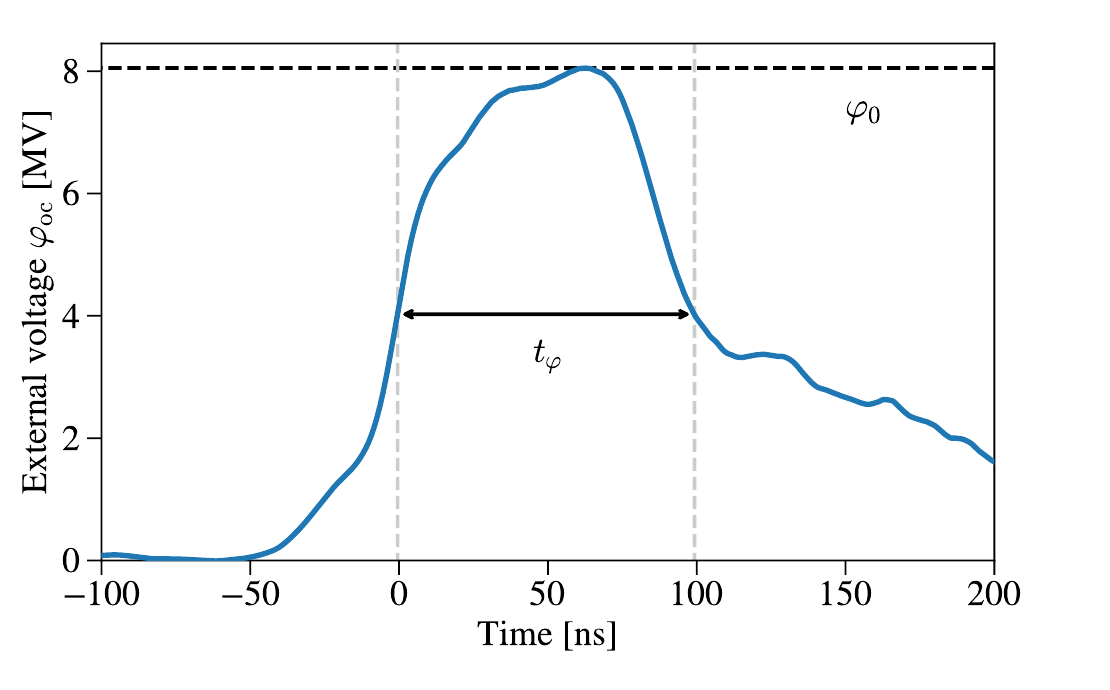
#> input picture tst/test_suite/verification/ground_truth/digitization_review/figures/ruiz_fig2_voltage_trace.png, 1110 x 690 px
$ python digitize_b6_voltage.py
#> lines starting #> are read from the running program, lines starting #| are printed output that depends on the picture; after the words box and inside, x2 and y2 are one past the last pixel; in counts of white or black regions, pixels touching at a corner belong together
#!/usr/bin/env python3
"""Digitize the Ruiz 2023 II Fig. 2 open-circuit voltage trace (issue #241).

Reads figures/ruiz_fig2_voltage_trace.png (300-dpi crop of arXiv:2209.14911v2
p. 2, Fig. 2), auto-calibrates axes from the plot frame + y ticks, extracts the
blue phi_oc(t) curve per column, resamples to a 5-ns grid, and writes
extracted/b6_voltage_trace.json plus an overlay plot for human QC (ADR-0008).

Calibration: left/right spines = -100 / 200 ns; bottom spine (0-tick) = 0 MV;
topmost y tick = 8 MV (y axis is linear with ticks 0,2,4,6,8).
"""
import json
import os

import numpy as np
from PIL import Image
import matplotlib
matplotlib.use("Agg")
import matplotlib.pyplot as plt

FIGDIR = os.environ.get("FIGDIR", "figures")
OUT = os.environ.get("OUT", "extracted")
os.makedirs(OUT, exist_ok=True)

img = np.asarray(
    Image.open(os.path.join(FIGDIR, "ruiz_fig2_voltage_trace.png")).convert("RGB")
).astype(int)
H, W, _ = img.shape
#> H = 690; W = 1110
dark = img.sum(axis=2) < 3 * 110
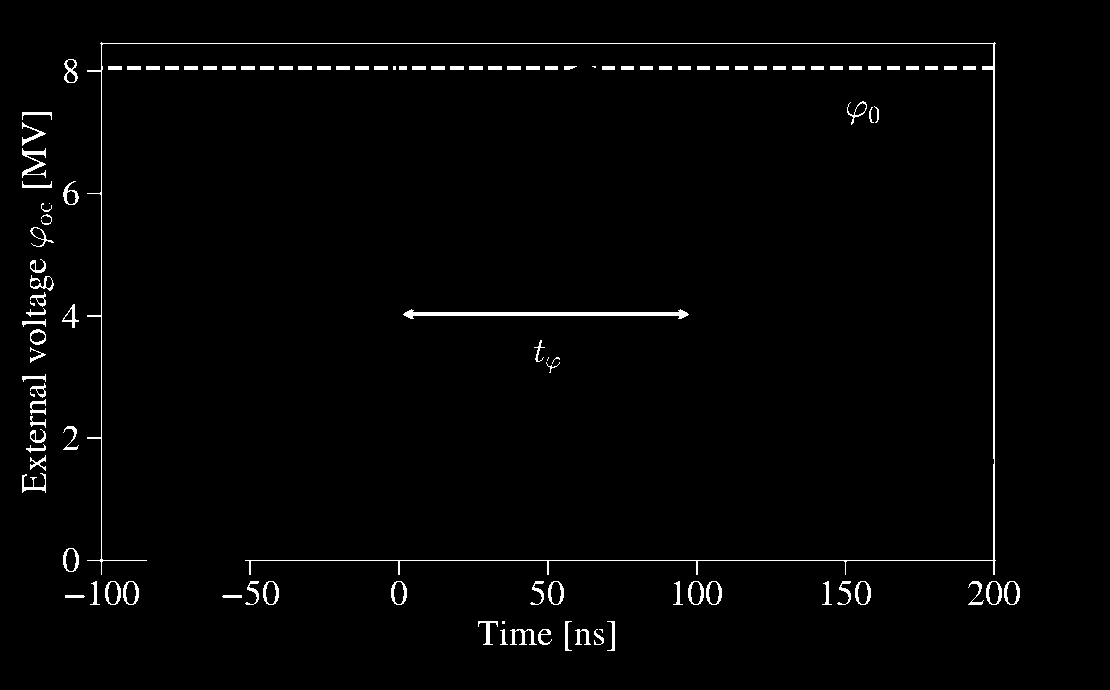
#> dark: shape (690, 1110) bool; 1.8% white; 115 white regions (9 under 20 px), largest, box (x1, y1, x2, y2) and area: (87, 42, 996, 575) 3575, (403, 309, 689, 319) 1192, (22, 148, 46, 178) 265

# --- frame detection: long dark lines -----------------------------------------
col_frac = dark.mean(axis=0)          # fraction of dark pixels per column
#> col_frac = 1110 values, max 0.775 at index 994, min 0 at index 0, mean 0.0175
row_frac = dark.mean(axis=1)
#> row_frac = 690 values, max 0.807 at index 43, min 0 at index 0, mean 0.0175
vlines = np.where(col_frac > 0.5)[0]  # spines span most of the height
#> vlines = [101, 993, 994]
hlines = np.where(row_frac > 0.5)[0]
#> hlines = [43, 66, 67, 68, 69, 560]
x_left, x_right = vlines.min(), vlines.max()
#> x_left = 101; x_right = 994
y_top, y_bottom = hlines.min(), hlines.max()
#> y_top = 43; y_bottom = 560
print(f"frame: x [{x_left},{x_right}]  y [{y_top},{y_bottom}]")
#| frame: x [101,994]  y [43,560]

# --- y ticks: short dark segments just left of the left spine ------------------
tick_band = dark[:, max(0, x_left - 12):x_left - 2]
tick_rows = np.where(tick_band.mean(axis=1) > 0.5)[0]
#> tick_rows = [70, 71, 193, 315, 316, 437, 438, 560, 583, 604]
tick_rows = tick_rows[tick_rows <= y_bottom + 3]   # x-label glyphs sit below the frame
#> tick_rows = [70, 71, 193, 315, 316, 437, 438, 560]
# cluster consecutive rows into tick centres
ticks = []
if len(tick_rows):
    start = prev = tick_rows[0]
#> start = 70; prev = 70
    for r in tick_rows[1:]:
        if r > prev + 2:
            ticks.append(0.5 * (start + prev))
            start = r
        prev = r
#> this loop made 7 passes
#> (r, start, prev) on passes 2, 3, 5, 7: (193, 193, 193), (315, 315, 315), (437, 437, 437), (560, 560, 560)
#> (r, prev) on passes 1, 4, 6: (71, 71), (316, 316), (438, 438)
#> after the loop, ticks = [70.5, 193, 315.5, 437.5]
    ticks.append(0.5 * (start + prev))
print("y tick rows:", [round(t, 1) for t in ticks])
#| y tick rows: [70.5, 193.0, 315.5, 437.5, 560.0]
py_v8 = min(ticks)          # topmost tick = 8 MV
#> py_v8 = 70.5
py_v0 = max(ticks)          # bottom tick = 0 MV (coincides with bottom spine)
#> py_v0 = 560


def x_ns(px):
    return -100.0 + (px - x_left) * 300.0 / (x_right - x_left)


def y_mv(py):
    return 8.0 * (py_v0 - py) / (py_v0 - py_v8)


# --- blue curve extraction (tab:blue ~ (31,119,180)) ---------------------------
d_blue = np.abs(img - np.array([31, 119, 180])).sum(axis=2)
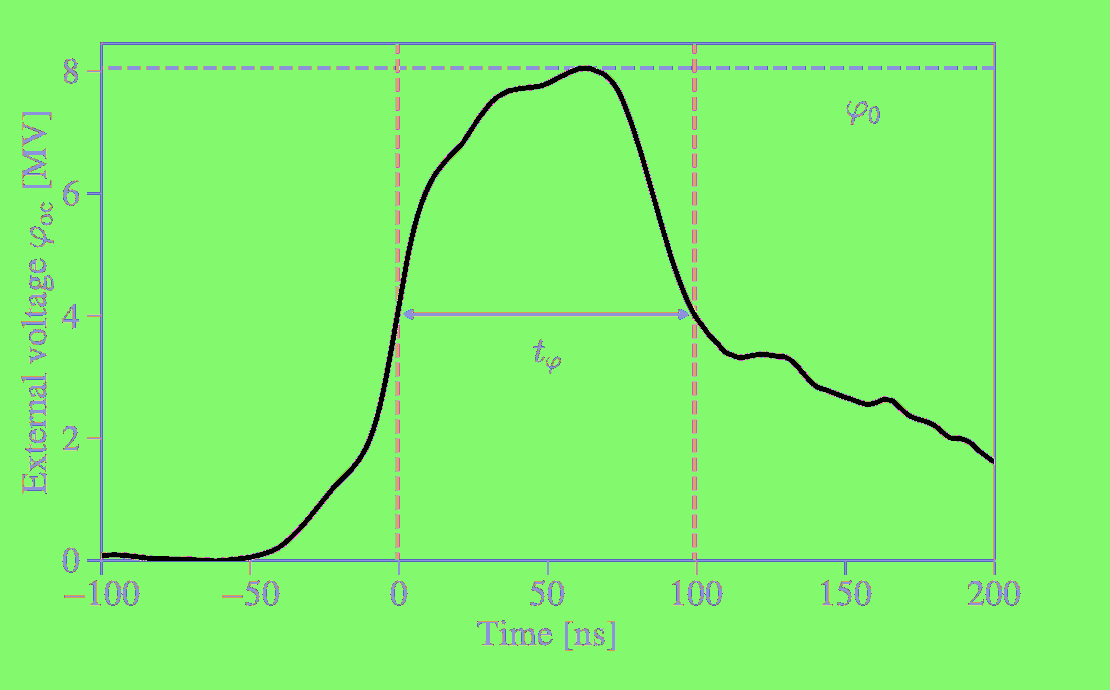
#> d_blue: shape (690, 1110) int64; 107 distinct labels, from 0 to 435; one colour per label, 0 black
blue = d_blue < 120
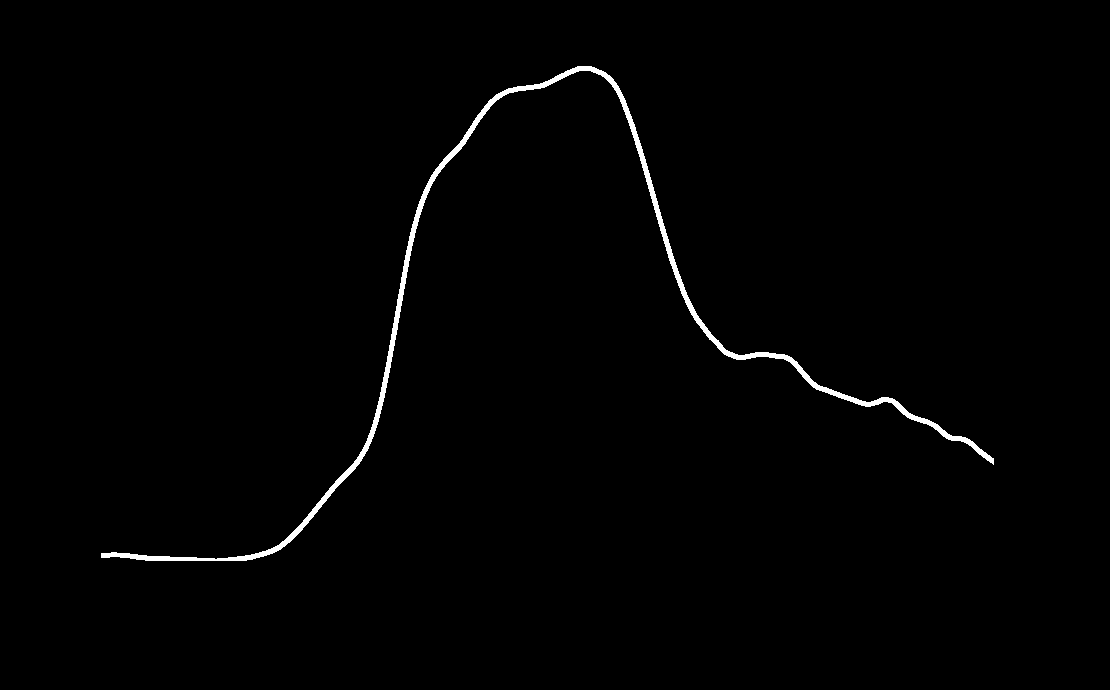
#> blue: shape (690, 1110) bool; 0.95% white; 1 white region, box (x1, y1, x2, y2) and area: (101, 66, 994, 561) 7266
blue[:y_top + 2, :] = False
blue[y_bottom - 1:, :] = False
#> blue: shape (690, 1110) bool; 0.92% white; 2 white regions, box (x1, y1, x2, y2) and area: (217, 66, 994, 559) 6689, (101, 552, 215, 559) 358
blue[:, :x_left + 2] = False
#> blue: shape (690, 1110) bool; 0.92% white; 2 white regions, box (x1, y1, x2, y2) and area: (217, 66, 994, 559) 6689, (103, 552, 215, 559) 348
blue[:, x_right - 1:] = False
#> blue: shape (690, 1110) bool; 0.92% white; 2 white regions, box (x1, y1, x2, y2) and area: (217, 66, 993, 559) 6682, (103, 552, 215, 559) 348

cols, ts, vs = [], [], []
for px in range(x_left + 3, x_right - 2):
    ys = np.where(blue[:, px])[0]
    if len(ys) == 0:
        continue
    cols.append(px)
    ts.append(x_ns(px))
    vs.append(y_mv(ys.mean()))
#> this loop made 888 passes
#> ys on passes 1 to 3: [553, 554, 555, 556, 557], [553, 554, 555, 556, 557], [553, 554, 555, 556, 557]
#> after the loop, cols = 886 values from 104 to 991; ts = 886 values from -98.99 to 199; vs = 886 values, max 8.04 at index 473, min 0.0327 at index 93, mean 3.42
ts, vs = np.array(ts), np.array(vs)
print(f"extracted {len(ts)} columns, t [{ts.min():.1f},{ts.max():.1f}] ns, "
      f"phi peak {vs.max():.2f} MV @ {ts[np.argmax(vs)]:.0f} ns")
#| extracted 886 columns, t [-99.0,199.0] ns, phi peak 8.04 MV @ 61 ns

# FWHM sanity
half = 0.5 * vs.max()
#> half = 4.02
above = np.where(vs >= half)[0]
#> above = 298 values from 291 to 588
print(f"FWHM {ts[above[-1]] - ts[above[0]]:.1f} ns "
      f"[{ts[above[0]]:.1f}, {ts[above[-1]]:.1f}]")
#| FWHM 99.8 ns [-0.6, 99.2]

# --- resample to a 5-ns grid ---------------------------------------------------
t_grid = np.arange(-100.0, 200.0 + 1e-9, 5.0)
v_grid = np.interp(t_grid, ts, vs)
#> v_grid = 61 values, max 8.03 at index 32, min 0.0327 at index 7, mean 3.36

with open(os.path.join(OUT, "b6_voltage_trace.json"), "w") as f:
    json.dump({
        "figure": "ruiz_fig2_voltage_trace.png",
        "x_axis": "time (ns)", "y_axis": "phi_oc (MV)",
        "series": "open-circuit voltage source (blue curve)",
        "qc": "PENDING",
        "calibration": {
            "x_left_px": int(x_left), "x_right_px": int(x_right),
            "x_left_ns": -100.0, "x_right_ns": 200.0,
            "y0_px": float(py_v0), "y8_px": float(py_v8),
        },
        "points": [
            {"t_ns": round(float(t), 1), "phi_oc_MV": round(float(v), 3)}
            for t, v in zip(t_grid, v_grid)
        ],
    }, f, indent=1)

fig, ax = plt.subplots(figsize=(8, 5))
ax.imshow(img.astype(np.uint8),
          extent=[x_ns(0), x_ns(W), y_mv(H), y_mv(0)], aspect="auto")
ax.plot(ts, vs, "r-", lw=0.8, alpha=0.8, label="per-column extraction")
ax.plot(t_grid, v_grid, "g.", ms=3, label="committed 5-ns points")
ax.set_xlim(x_ns(0), x_ns(W))
ax.set_ylim(y_mv(H), y_mv(0))
ax.legend(loc="upper right")
fig.savefig(os.path.join(OUT, "B6_voltage_overlay.png"), dpi=140)
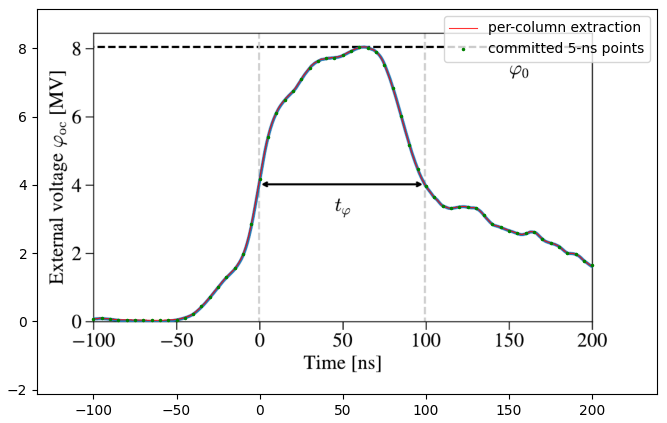
#> figure drawn by matplotlib, 1 panel
print("wrote", os.path.join(OUT, "b6_voltage_trace.json"),
      "and B6_voltage_overlay.png")
